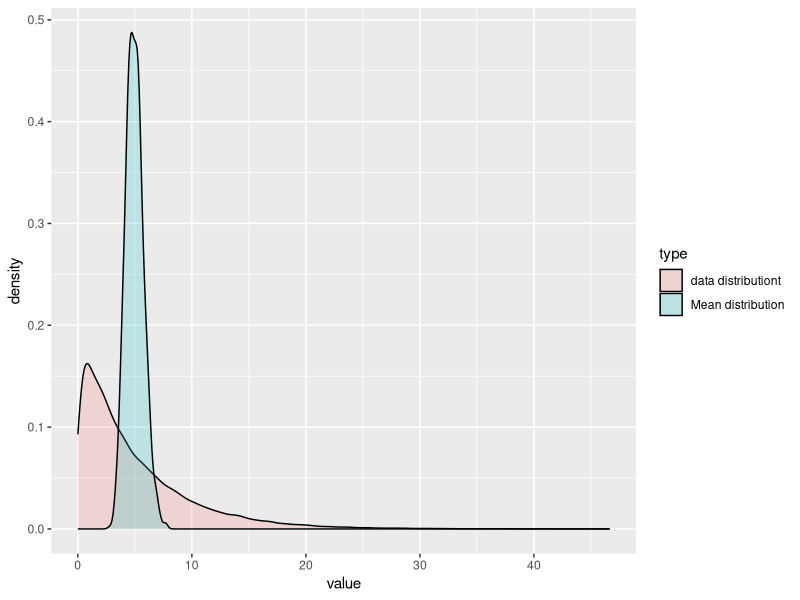

Generate this figure with R:
## ---- chunk 1
lambda_t <- 0.2 # Value for simulation
mu_t <- 1/lambda_t
mu_t # 5.0
## ---- chunk 2
# lambda_t <- 0.2
sigma_t <- 1/lambda_t
sigma_t # 5.0
## ---- chunk 3
# sigma_t <- 5.0
var_t <- sigma_t^2 
var_t # 25.0
## ---- chunk 4
sample_size <- 40
SE_t <- sigma_t / sqrt(sample_size) 
SE_t # 25.0
## ---- chunk 5
# Parameters for simulation
set.seed(1234)
means_size <- 1000
sample_size <- 40

# Generate the samples
data_list = rexp(means_size * sample_size, rate = lambda_t) # to be used for plotting
data_matrix <- matrix( data = data_list , nrow = means_size, ncol = sample_size)

# Getting the means for all the simulation
means <- apply(X = data_matrix, MARGIN = 1, FUN = mean )

# Simulated means based on the parameters
str(means)

## ---- chunk 6
?sd
mu_p <- mean(means)
mu_p


## ---- chunk 7
?sd
SE_p <- sd(means)
SE_p
## ---- chunk 8
?sd
sigma_p <- SE_p * sqrt(sample_size)
sigma_p
## ---- chunk 9
?sd
var_p <- sigma_p ^ 2
var_p
## ---- chunk 10
library(ggplot2)
means_df<- data.frame(value = means, type = rep("Mean distribution", length(means)))
data_df <- data.frame(value = data_list, type = rep("data distributiont", length(data_list)))
all_data <- rbind(means_df, data_df)

ggplot(data = all_data, aes(x = value, fill = type)) + geom_density(alpha = 0.2)

